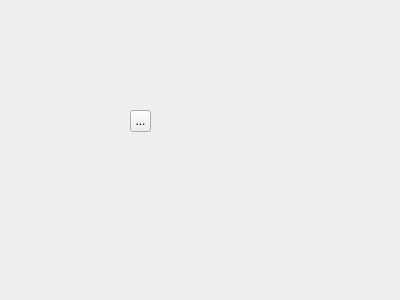
<?xml version="1.0" encoding="UTF-8"?>
<ui version="4.0">
 <class>Form</class>
 <widget class="QWidget" name="Form">
  <property name="geometry">
   <rect>
    <x>0</x>
    <y>0</y>
    <width>400</width>
    <height>300</height>
   </rect>
  </property>
  <property name="windowTitle">
   <string>Form</string>
  </property>
  <widget class="QToolButton" name="toolButton">
   <property name="geometry">
    <rect>
     <x>130</x>
     <y>110</y>
     <width>21</width>
     <height>22</height>
    </rect>
   </property>
   <property name="text">
    <string>...</string>
   </property>
  </widget>
 </widget>
 <resources/>
 <connections/>
</ui>
